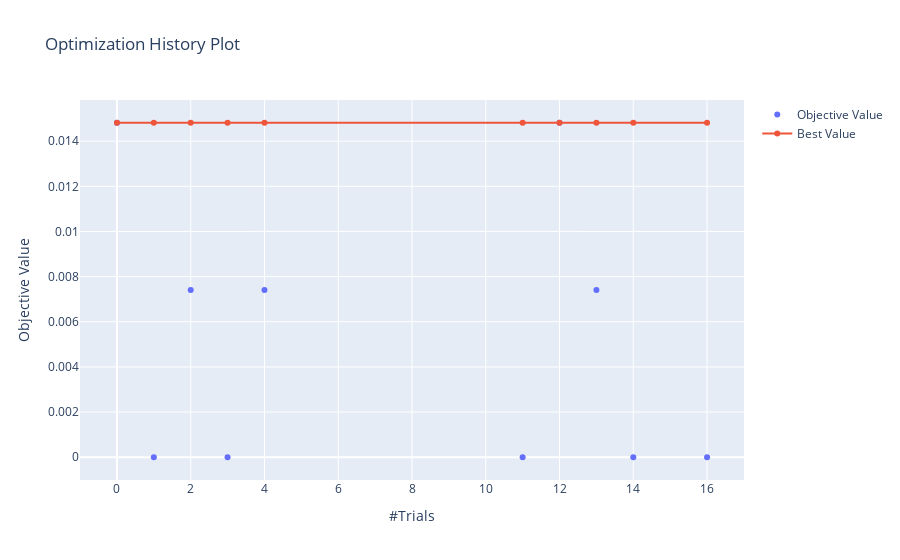

The notebook cell this image was saved under:
### Code cell
optuna.visualization.plot_optimization_history(study)

### Figure 1 — Plotly figure (JSON) as saved in the notebook; plotly's stock layout.template omitted (floating-point values rounded to 4 significant figures)
{"data": [{"mode": "markers", "name": "Objective Value", "type": "scatter", "x": [0, 1, 2, 3, 4, 11, 12, 13, 14, 16], "y": [0.01481, 0, 0.007407, 0, 0.007407, 0, 0.01481, 0.007407, 0, 0]}, {"name": "Best Value", "type": "scatter", "x": [0, 1, 2, 3, 4, 11, 12, 13, 14, 16], "y": [0.01481, 0.01481, 0.01481, 0.01481, 0.01481, 0.01481, 0.01481, 0.01481, 0.01481, 0.01481]}], "layout": {"title": {"text": "Optimization History Plot"}, "xaxis": {"title": {"text": "#Trials"}}, "yaxis": {"title": {"text": "Objective Value"}}}}
